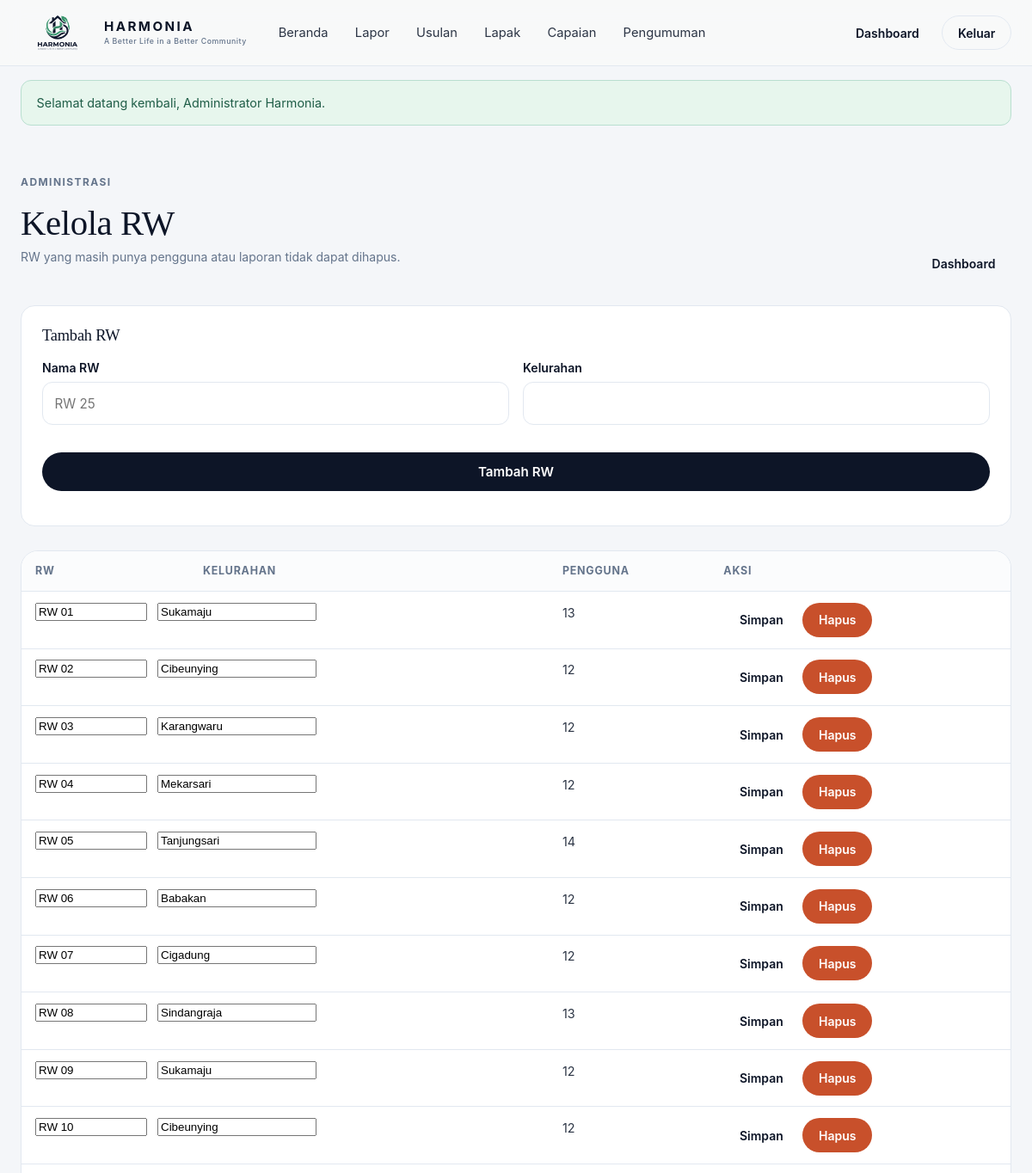
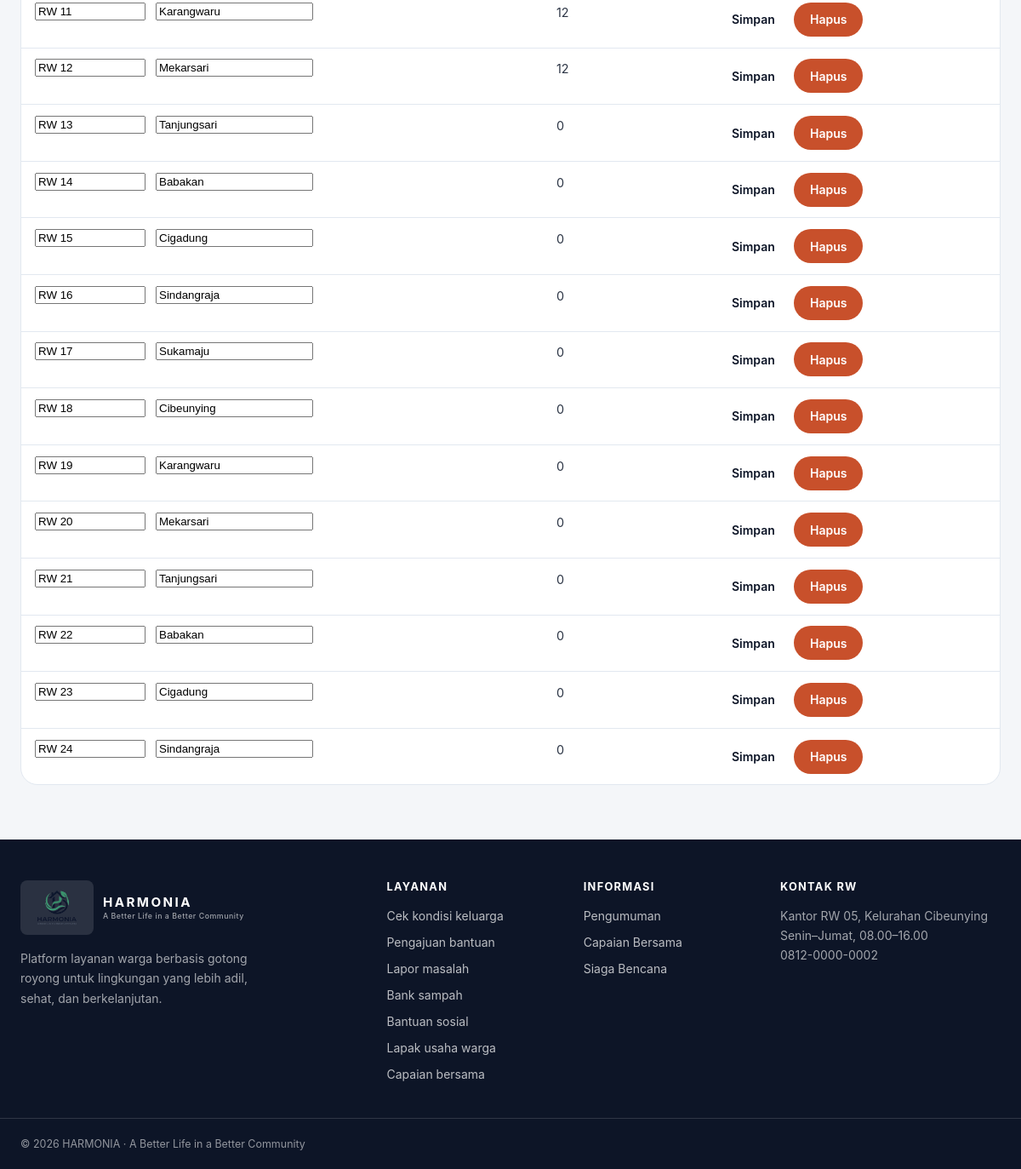
The app's page /admin/rw.php (signed in) with its own data (2 pictures, top to bottom).
### tables this page shows
CREATE TABLE rw (
  id INT AUTO_INCREMENT PRIMARY KEY,
  nama VARCHAR(30) NOT NULL,
  kelurahan VARCHAR(60) NOT NULL,
  created_at DATETIME DEFAULT CURRENT_TIMESTAMP
);

### includes/helpers.php (called while the page is built, shortened)
<?php
function e($v): string
{
    return htmlspecialchars((string)$v, ENT_QUOTES, 'UTF-8');
}
function old(string $key, string $default = ''): string
{
    return e($_POST[$key] ?? $default);
}

### admin/rw.php (the view, shortened to what this page needs)
<?php
require_once __DIR__ . '/../config/auth.php';
$errors = [];
$data = $pdo->query('SELECT rw.*,
        (SELECT COUNT(*) FROM users us WHERE us.rw_id = rw.id) AS jumlah_user
    FROM rw ORDER BY rw.nama')->fetchAll();
?>
<?php include ROOT_DIR . '/includes/header.php'; ?>
<section class="dash">
    <div class="container">
        <div class="dash__head">
            <div>
                <p class="eyebrow">Administrasi</p>
                <h1>Kelola RW</h1>
                <p class="small">RW yang masih punya pengguna atau laporan tidak dapat dihapus.</p>
            </div>
            <a class="btn btn--ghost btn--sm" href="<?= BASE ?>/dashboard/admin.php">Dashboard</a>
        </div>
        <div class="panel">
            <h3>Tambah RW</h3>
            <form method="post" class="form-grid" data-busy>
                <div class="field <?= isset($errors['nama']) ? 'field--error' : '' ?>">
                    <label for="nama">Nama RW</label>
                    <input id="nama" name="nama" required minlength="2" maxlength="30" value="<?= old('nama') ?>" placeholder="RW 25">
                </div>
                <div class="field <?= isset($errors['kelurahan']) ? 'field--error' : '' ?>">
                    <label for="kelurahan">Kelurahan</label>
                    <input id="kelurahan" name="kelurahan" required minlength="3" maxlength="60" value="<?= old('kelurahan') ?>">
                </div>
                <div class="field field--full">
                    <button class="btn btn--primary" type="submit">Tambah RW</button>
                </div>
            </form>
        </div>
        <div class="table-wrap mt-3">
            <table class="data">
                <thead><tr><th>RW</th><th>Kelurahan</th><th>Pengguna</th><th>Aksi</th></tr></thead>
                <tbody>
                <?php foreach ($data as $r) : ?>
                    <tr>
                        <td colspan="2">
                            <form method="post" class="form-actions" style="margin:0">
                                <input name="nama" value="<?= e($r['nama']) ?>" aria-label="Nama RW" required maxlength="30" style="max-width:130px">
                                <input name="kelurahan" value="<?= e($r['kelurahan']) ?>" aria-label="Kelurahan" required maxlength="60" style="max-width:200px">
                        </td>
                        <td><?= (int)$r['jumlah_user'] ?></td>
                        <td>
                                <button class="btn btn--ghost btn--sm" type="submit">Simpan</button>
                                <button class="btn btn--danger btn--sm" type="submit" name="aksi" value="hapus"
                                        onclick="return confirm('Hapus <?= e($r['nama']) ?>?')">Hapus</button>
                        </td>
                    </tr>
                <?php endforeach; ?>
                </tbody>
            </table>
        </div>
    </div>
</section>
<?php include ROOT_DIR . '/includes/footer.php'; ?>

### assets/css/style.css (style rules this page uses)
:root { --lime: #B8F53B; --lime-dark: #84cc16; --navy: #0D1527; --navy-hover: #16223D; --slate: #2C3545; --muted: #64748B; --bg: #F4F6F9; --hero: #E8EEF5; --border: #E2E8F0; --white: #fff; --sage: #E7F6ED; --sage-ink: #1B7A53; --sky: #E4F1FD; --sky-ink: #1D68BD; --peach: #FDEEE9; --peach-ink: #C8502B; --lavender: #EFEBF9; --lavender-ink: #6D32D8; --radius: 20px; --radius-sm: 12px; --shadow-soft: 0 16px 36px rgba(13, 21, 39, .06), 0 2px 6px rgba(13, 21, 39, .03); --shadow-lift: 0 24px 48px rgba(13, 21, 39, .12), 0 6px 14px rgba(13, 21, 39, .05); --serif: Georgia, "Times New Roman", Times, serif; --sans: -apple-system, BlinkMacSystemFont, "Segoe UI", Roboto, Helvetica, Arial, sans-serif; }
* { box-sizing: border-box; }
html { scroll-behavior: smooth; }
body { margin: 0; background: var(--bg); color: var(--slate); font: 400 1rem/1.65 var(--sans); -webkit-font-smoothing: antialiased; }
a { color: var(--navy); text-decoration: none; }
h1, h2, h3 { font-family: var(--serif); font-weight: 400; color: var(--navy); line-height: 1.18; margin: 0 0 .6rem; letter-spacing: -.01em; }
h1 { font-size: clamp(2.4rem, 5vw, 4rem); }
h3 { font-size: 1.25rem; }
p { margin: 0 0 1rem; color: var(--muted); }
.container { width: 100%; max-width: 1240px; margin: 0 auto; padding: 0 1.5rem; }
.eyebrow { font-size: .75rem; font-weight: 700; letter-spacing: .12em; text-transform: uppercase; color: var(--muted); margin: 0 0 .9rem; }
.small { font-size: .875rem; }
.mt-3 { margin-top: 1.75rem; }
.btn { display: inline-flex; align-items: center; justify-content: center; gap: .5rem; min-height: 44px; padding: .75rem 1.5rem; border-radius: 9999px; border: 1px solid transparent; font: 600 .95rem var(--sans); cursor: pointer; transition: transform .18s ease, box-shadow .18s ease, background .18s ease, color .18s ease; }
.btn--primary { background: var(--navy); color: #fff; }
.btn--ghost { background: transparent; color: var(--navy); }
.btn--danger { background: var(--peach-ink); color: #fff; }
.btn--sm { min-height: 40px; padding: .5rem 1.1rem; font-size: .875rem; }
.form-grid { display: grid; grid-template-columns: 1fr 1fr; gap: 1rem; }
.field { display: grid; gap: .35rem; margin-bottom: 1rem; }
.field--full { grid-column: 1 / -1; }
.field label { font-size: .88rem; font-weight: 600; color: var(--navy); }
.field input, .field select, .field textarea { width: 100%; padding: .7rem .85rem; border: 1px solid var(--border); border-radius: var(--radius-sm); font: inherit; font-size: .95rem; color: var(--slate); background: #fff; min-height: 44px; }
.form-actions { display: flex; align-items: center; gap: .75rem; margin-top: .5rem; }
.table-wrap { overflow-x: auto; border: 1px solid var(--border); border-radius: var(--radius); background: #fff; }
table.data { width: 100%; border-collapse: collapse; font-size: .9rem; }
table.data th, table.data td { padding: .8rem 1rem; text-align: left; border-top: 1px solid var(--border); vertical-align: top; }
table.data th { background: #fbfcfd; font-size: .78rem; text-transform: uppercase; letter-spacing: .06em; color: var(--muted); border-top: 0; }
.dash { padding: 2.5rem 0 4rem; }
.dash__head { display: flex; align-items: flex-end; justify-content: space-between; gap: 1.5rem; flex-wrap: wrap; margin-bottom: 1.75rem; }
.dash__head h1 { font-size: clamp(2rem, 3.4vw, 2.75rem); margin-bottom: .2rem; }
.panel { background: #fff; border: 1px solid var(--border); border-radius: 16px; padding: 1.5rem; }
.panel h3 { font-size: 1.15rem; margin-bottom: .9rem; }
.js .reveal { opacity: 0; transform: translateY(24px); transition: opacity .6s ease, transform .6s ease; }
.js .reveal.is-visible { opacity: 1; transform: none; }

### records on screen
rw: nama "RW 01", kelurahan "Sukamaju", jumlah_user "13"
rw: nama "RW 02", kelurahan "Cibeunying", jumlah_user "12"
rw: nama "RW 03", kelurahan "Karangwaru", jumlah_user "12"
rw: nama "RW 04", kelurahan "Mekarsari", jumlah_user "12"
rw: nama "RW 05", kelurahan "Tanjungsari", jumlah_user "14"
rw: nama "RW 06", kelurahan "Babakan", jumlah_user "12"
rw: nama "RW 07", kelurahan "Cigadung", jumlah_user "12"
rw: nama "RW 08", kelurahan "Sindangraja", jumlah_user "13"
rw: nama "RW 09", kelurahan "Sukamaju", jumlah_user "12"
rw: nama "RW 10", kelurahan "Cibeunying", jumlah_user "12"
rw: nama "RW 11", kelurahan "Karangwaru", jumlah_user "12"
rw: nama "RW 12", kelurahan "Mekarsari", jumlah_user "12"
rw: nama "RW 13", kelurahan "Tanjungsari", jumlah_user "0"
rw: nama "RW 14", kelurahan "Babakan", jumlah_user "0"
rw: nama "RW 15", kelurahan "Cigadung", jumlah_user "0"
rw: nama "RW 16", kelurahan "Sindangraja", jumlah_user "0"
rw: nama "RW 17", kelurahan "Sukamaju", jumlah_user "0"
rw: nama "RW 18", kelurahan "Cibeunying", jumlah_user "0"
rw: nama "RW 19", kelurahan "Karangwaru", jumlah_user "0"
rw: nama "RW 20", kelurahan "Mekarsari", jumlah_user "0"
rw: nama "RW 21", kelurahan "Tanjungsari", jumlah_user "0"
rw: nama "RW 22", kelurahan "Babakan", jumlah_user "0"
rw: nama "RW 23", kelurahan "Cigadung", jumlah_user "0"
rw: nama "RW 24", kelurahan "Sindangraja", jumlah_user "0"

### other values on screen
$label "Beranda"
$label "Lapor"
$label "Usulan"
$label "Lapak"
$label "Capaian"
$label "Pengumuman"
$f['pesan'] "Selamat datang kembali, Administrator Harmonia."
$label "Cek kondisi keluarga"
$label "Pengajuan bantuan"
$label "Lapor masalah"
$label "Bank sampah"
$label "Bantuan sosial"
$label "Lapak usaha warga"
$label "Capaian bersama"
